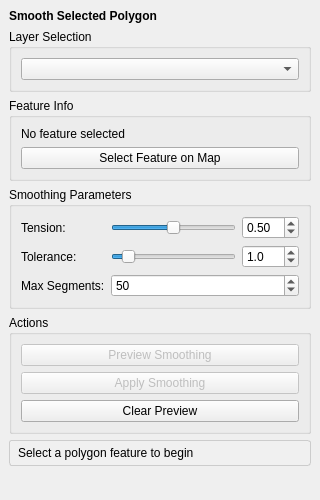
<?xml version="1.0" encoding="UTF-8"?>
<ui version="4.0">
 <class>SmoothPolygonDock</class>
 <widget class="QDockWidget" name="SmoothPolygonDock">
  <property name="geometry">
   <rect>
    <x>0</x>
    <y>0</y>
    <width>320</width>
    <height>500</height>
   </rect>
  </property>
  <property name="windowTitle">
   <string>Smooth Polygon</string>
  </property>
  <widget class="QWidget" name="dockWidgetContents">
   <layout class="QVBoxLayout" name="verticalLayout">
    <item>
     <widget class="QLabel" name="label_title">
      <property name="text">
       <string>&lt;b&gt;Smooth Selected Polygon&lt;/b&gt;</string>
      </property>
     </widget>
    </item>

    <item>
     <widget class="QGroupBox" name="groupBox_layer">
      <property name="title">
       <string>Layer Selection</string>
      </property>
      <layout class="QVBoxLayout" name="verticalLayout_2">
       <item>
        <widget class="QgsMapLayerComboBox" name="layerComboBox">
         <property name="toolTip">
          <string>Select the polygon layer to work with</string>
         </property>
        </widget>
       </item>
      </layout>
     </widget>
    </item>

    <item>
     <widget class="QGroupBox" name="groupBox_feature">
      <property name="title">
       <string>Feature Info</string>
      </property>
      <layout class="QVBoxLayout" name="verticalLayout_3">
       <item>
        <widget class="QLabel" name="featureInfoLabel">
         <property name="text">
          <string>No feature selected</string>
         </property>
         <property name="wordWrap">
          <bool>true</bool>
         </property>
        </widget>
       </item>
       <item>
        <widget class="QPushButton" name="selectFeatureButton">
         <property name="text">
          <string>Select Feature on Map</string>
         </property>
        </widget>
       </item>
      </layout>
     </widget>
    </item>

    <item>
     <widget class="QGroupBox" name="groupBox_params">
      <property name="title">
       <string>Smoothing Parameters</string>
      </property>
      <layout class="QGridLayout" name="gridLayout">
       <item row="0" column="0">
        <widget class="QLabel" name="label_tension">
         <property name="text">
          <string>Tension:</string>
         </property>
        </widget>
       </item>
       <item row="0" column="1">
        <widget class="QSlider" name="tensionSlider">
         <property name="minimum">
          <number>0</number>
         </property>
         <property name="maximum">
          <number>100</number>
         </property>
         <property name="value">
          <number>50</number>
         </property>
         <property name="orientation">
          <enum>Qt::Horizontal</enum>
         </property>
        </widget>
       </item>
       <item row="0" column="2">
        <widget class="QDoubleSpinBox" name="tensionSpinBox">
         <property name="decimals">
          <number>2</number>
         </property>
         <property name="minimum">
          <double>0.00</double>
         </property>
         <property name="maximum">
          <double>1.00</double>
         </property>
         <property name="singleStep">
          <double>0.05</double>
         </property>
         <property name="value">
          <double>0.50</double>
         </property>
        </widget>
       </item>

       <item row="1" column="0">
        <widget class="QLabel" name="label_tolerance">
         <property name="text">
          <string>Tolerance:</string>
         </property>
        </widget>
       </item>
       <item row="1" column="1">
        <widget class="QSlider" name="toleranceSlider">
         <property name="minimum">
          <number>1</number>
         </property>
         <property name="maximum">
          <number>100</number>
         </property>
         <property name="value">
          <number>10</number>
         </property>
         <property name="orientation">
          <enum>Qt::Horizontal</enum>
         </property>
        </widget>
       </item>
       <item row="1" column="2">
        <widget class="QDoubleSpinBox" name="toleranceSpinBox">
         <property name="decimals">
          <number>1</number>
         </property>
         <property name="minimum">
          <double>0.1</double>
         </property>
         <property name="maximum">
          <double>100.0</double>
         </property>
         <property name="singleStep">
          <double>0.5</double>
         </property>
         <property name="value">
          <double>1.0</double>
         </property>
        </widget>
       </item>

       <item row="2" column="0">
        <widget class="QLabel" name="label_segments">
         <property name="text">
          <string>Max Segments:</string>
         </property>
        </widget>
       </item>
       <item row="2" column="1" colspan="2">
        <widget class="QSpinBox" name="maxSegmentsSpinBox">
         <property name="minimum">
          <number>5</number>
         </property>
         <property name="maximum">
          <number>200</number>
         </property>
         <property name="value">
          <number>50</number>
         </property>
        </widget>
       </item>
      </layout>
     </widget>
    </item>

    <item>
     <widget class="QGroupBox" name="groupBox_actions">
      <property name="title">
       <string>Actions</string>
      </property>
      <layout class="QVBoxLayout" name="verticalLayout_4">
       <item>
        <widget class="QPushButton" name="previewButton">
         <property name="text">
          <string>Preview Smoothing</string>
         </property>
         <property name="enabled">
          <bool>false</bool>
         </property>
        </widget>
       </item>
       <item>
        <widget class="QPushButton" name="applyButton">
         <property name="text">
          <string>Apply Smoothing</string>
         </property>
         <property name="enabled">
          <bool>false</bool>
         </property>
        </widget>
       </item>
       <item>
        <widget class="QPushButton" name="clearButton">
         <property name="text">
          <string>Clear Preview</string>
         </property>
        </widget>
       </item>
      </layout>
     </widget>
    </item>

    <item>
     <widget class="QLabel" name="statusLabel">
      <property name="text">
       <string>Select a polygon feature to begin</string>
      </property>
      <property name="wordWrap">
       <bool>true</bool>
      </property>
      <property name="styleSheet">
       <string>QLabel { padding: 5px; background-color: #f0f0f0; border: 1px solid #ccc; border-radius: 3px; }</string>
      </property>
     </widget>
    </item>

    <item>
     <spacer name="verticalSpacer">
      <property name="orientation">
       <enum>Qt::Vertical</enum>
      </property>
      <property name="sizeHint" stdset="0">
       <size>
        <width>20</width>
        <height>40</height>
       </size>
      </property>
     </spacer>
    </item>
   </layout>
  </widget>
 </widget>
 <customwidgets>
  <customwidget>
   <class>QgsMapLayerComboBox</class>
   <extends>QComboBox</extends>
   <header>qgis.gui</header>
  </customwidget>
 </customwidgets>
 <resources/>
 <connections/>
</ui>
